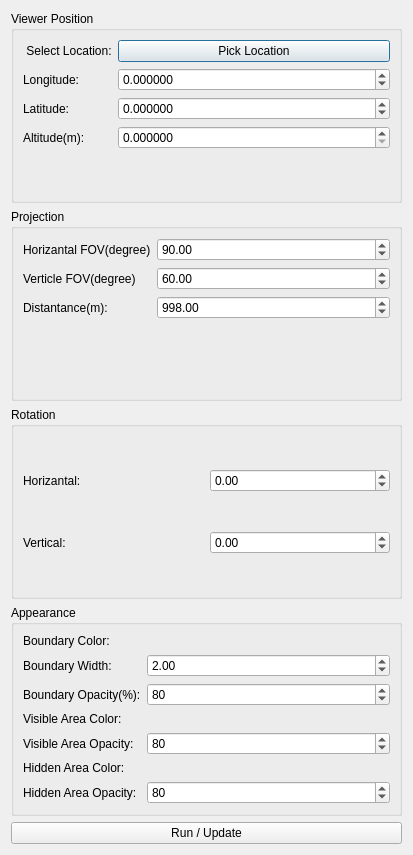
<?xml version="1.0" encoding="UTF-8"?>
<ui version="4.0">
 <class>ViewshedAnalysis</class>
 <widget class="QDialog" name="ViewshedAnalysis">
  <property name="geometry">
   <rect>
    <x>0</x>
    <y>0</y>
    <width>413</width>
    <height>855</height>
   </rect>
  </property>
  <property name="windowTitle">
   <string>Viewshed Analysis</string>
  </property>
  <layout class="QVBoxLayout" name="verticalLayout">
   <item>
    <widget class="QGroupBox" name="groupBox">
     <property name="title">
      <string>Viewer Position</string>
     </property>
     <layout class="QFormLayout" name="formLayout">
      <item row="0" column="0">
       <widget class="QLabel" name="label">
        <property name="text">
         <string> Select Location:</string>
        </property>
       </widget>
      </item>
      <item row="0" column="1">
       <widget class="QPushButton" name="pb_pickLocation">
        <property name="text">
         <string>Pick Location</string>
        </property>
       </widget>
      </item>
      <item row="1" column="0">
       <widget class="QLabel" name="label_3">
        <property name="text">
         <string>Longitude:</string>
        </property>
       </widget>
      </item>
      <item row="1" column="1">
       <widget class="QDoubleSpinBox" name="sb_longitude">
        <property name="decimals">
         <number>6</number>
        </property>
        <property name="minimum">
         <double>-180.000000000000000</double>
        </property>
        <property name="maximum">
         <double>180.000000000000000</double>
        </property>
        <property name="singleStep">
         <double>0.001000000000000</double>
        </property>
       </widget>
      </item>
      <item row="2" column="0">
       <widget class="QLabel" name="label_2">
        <property name="text">
         <string>Latitude:</string>
        </property>
       </widget>
      </item>
      <item row="2" column="1">
       <widget class="QDoubleSpinBox" name="sb_latitude">
        <property name="decimals">
         <number>6</number>
        </property>
        <property name="minimum">
         <double>-180.000000000000000</double>
        </property>
        <property name="maximum">
         <double>180.000000000000000</double>
        </property>
        <property name="singleStep">
         <double>0.001000000000000</double>
        </property>
       </widget>
      </item>
      <item row="3" column="0">
       <widget class="QLabel" name="label_4">
        <property name="text">
         <string>Altitude(m):</string>
        </property>
       </widget>
      </item>
      <item row="3" column="1">
       <widget class="QDoubleSpinBox" name="sb_altitude">
        <property name="decimals">
         <number>6</number>
        </property>
        <property name="minimum">
         <double>0.000000000000000</double>
        </property>
        <property name="maximum">
         <double>99999999999999997748809823456034029568.000000000000000</double>
        </property>
        <property name="singleStep">
         <double>50.000000000000000</double>
        </property>
       </widget>
      </item>
     </layout>
    </widget>
   </item>
   <item>
    <widget class="QGroupBox" name="groupBox_4">
     <property name="title">
      <string>Projection</string>
     </property>
     <layout class="QFormLayout" name="formLayout_4">
      <item row="0" column="0">
       <widget class="QLabel" name="label_hfov">
        <property name="text">
         <string>Horizantal FOV(degree)</string>
        </property>
       </widget>
      </item>
      <item row="0" column="1">
       <widget class="QDoubleSpinBox" name="sb_horizantalAngle">
        <property name="minimum">
         <double>0.000000000000000</double>
        </property>
        <property name="maximum">
         <double>180.000000000000000</double>
        </property>
        <property name="singleStep">
         <double>5.000000000000000</double>
        </property>
        <property name="value">
         <double>90.000000000000000</double>
        </property>
       </widget>
      </item>
      <item row="1" column="0">
       <widget class="QLabel" name="label_vfov">
        <property name="text">
         <string>Verticle FOV(degree)</string>
        </property>
       </widget>
      </item>
      <item row="1" column="1">
       <widget class="QDoubleSpinBox" name="sb_verticleAngle">
        <property name="minimum">
         <double>-180.000000000000000</double>
        </property>
        <property name="maximum">
         <double>180.000000000000000</double>
        </property>
        <property name="singleStep">
         <double>5.000000000000000</double>
        </property>
        <property name="value">
         <double>60.000000000000000</double>
        </property>
       </widget>
      </item>
      <item row="2" column="0">
       <widget class="QLabel" name="label_9">
        <property name="text">
         <string>Distantance(m):</string>
        </property>
       </widget>
      </item>
      <item row="2" column="1">
       <widget class="QDoubleSpinBox" name="sb_distance">
        <property name="minimum">
         <double>10.000000000000000</double>
        </property>
        <property name="maximum">
         <double>100000.000000000000000</double>
        </property>
        <property name="singleStep">
         <double>100.000000000000000</double>
        </property>
        <property name="value">
         <double>998.000000000000000</double>
        </property>
       </widget>
      </item>
     </layout>
    </widget>
   </item>
   <item>
    <widget class="QGroupBox" name="groupBox_2">
     <property name="title">
      <string>Rotation</string>
     </property>
     <layout class="QVBoxLayout" name="verticalLayout_2">
      <item>
       <layout class="QHBoxLayout" name="horizontalLayout_2">
        <item>
         <widget class="QLabel" name="label_roll">
          <property name="text">
           <string>Horizantal:</string>
          </property>
         </widget>
        </item>
        <item>
         <widget class="QDoubleSpinBox" name="sb_xRotation">
          <property name="minimum">
           <double>-360.000000000000000</double>
          </property>
          <property name="maximum">
           <double>360.000000000000000</double>
          </property>
          <property name="singleStep">
           <double>10.000000000000000</double>
          </property>
          <property name="value">
           <double>0.000000000000000</double>
          </property>
         </widget>
        </item>
       </layout>
      </item>
      <item>
       <layout class="QHBoxLayout" name="horizontalLayout">
        <item>
         <widget class="QLabel" name="label_pitch">
          <property name="text">
           <string>Vertical:</string>
          </property>
         </widget>
        </item>
        <item>
         <widget class="QDoubleSpinBox" name="sb_yRotation">
          <property name="minimum">
           <double>-90.000000000000000</double>
          </property>
          <property name="maximum">
           <double>90.000000000000000</double>
          </property>
          <property name="singleStep">
           <double>10.000000000000000</double>
          </property>
         </widget>
        </item>
       </layout>
      </item>
     </layout>
    </widget>
   </item>
   <item>
    <widget class="QGroupBox" name="groupBox_3">
     <property name="title">
      <string>Appearance</string>
     </property>
     <layout class="QFormLayout" name="formLayout_3">
      <item row="0" column="0">
       <widget class="QLabel" name="label_bColor">
        <property name="text">
         <string>Boundary Color:</string>
        </property>
       </widget>
      </item>
      <item row="1" column="0">
       <widget class="QLabel" name="label_bWidth">
        <property name="text">
         <string>Boundary Width:</string>
        </property>
       </widget>
      </item>
      <item row="2" column="0">
       <widget class="QLabel" name="label_bOpacity">
        <property name="text">
         <string>Boundary Opacity(%):</string>
        </property>
       </widget>
      </item>
      <item row="3" column="0">
       <widget class="QLabel" name="label_13">
        <property name="text">
         <string>Visible Area Color:</string>
        </property>
       </widget>
      </item>
      <item row="4" column="0">
       <widget class="QLabel" name="label_14">
        <property name="text">
         <string>Visible Area Opacity:</string>
        </property>
       </widget>
      </item>
      <item row="5" column="0">
       <widget class="QLabel" name="label_15">
        <property name="text">
         <string>Hidden Area Color:</string>
        </property>
       </widget>
      </item>
      <item row="6" column="0">
       <widget class="QLabel" name="label_17">
        <property name="text">
         <string>Hidden Area Opacity:</string>
        </property>
       </widget>
      </item>
      <item row="3" column="1">
       <layout class="QVBoxLayout" name="vl_visibleAreaColor">
        <property name="spacing">
         <number>0</number>
        </property>
       </layout>
      </item>
      <item row="5" column="1">
       <layout class="QVBoxLayout" name="vl_hiddenAreaColor">
        <property name="spacing">
         <number>0</number>
        </property>
       </layout>
      </item>
      <item row="0" column="1">
       <layout class="QVBoxLayout" name="vl_boundaryColor">
        <property name="spacing">
         <number>0</number>
        </property>
       </layout>
      </item>
      <item row="1" column="1">
       <widget class="QDoubleSpinBox" name="sb_boundaryLineWidth">
        <property name="minimum">
         <double>1.000000000000000</double>
        </property>
        <property name="maximum">
         <double>10.000000000000000</double>
        </property>
        <property name="singleStep">
         <double>0.500000000000000</double>
        </property>
        <property name="value">
         <double>2.000000000000000</double>
        </property>
       </widget>
      </item>
      <item row="2" column="1">
       <widget class="QSpinBox" name="sb_boundarylineOpacity">
        <property name="minimum">
         <number>0</number>
        </property>
        <property name="maximum">
         <number>100</number>
        </property>
        <property name="value">
         <number>80</number>
        </property>
       </widget>
      </item>
      <item row="4" column="1">
       <widget class="QSpinBox" name="sb_visibleAreaOpacity">
        <property name="minimum">
         <number>0</number>
        </property>
        <property name="maximum">
         <number>100</number>
        </property>
        <property name="value">
         <number>80</number>
        </property>
       </widget>
      </item>
      <item row="6" column="1">
       <widget class="QSpinBox" name="sb_hiddenAreaOpacity">
        <property name="minimum">
         <number>0</number>
        </property>
        <property name="maximum">
         <number>100</number>
        </property>
        <property name="value">
         <number>80</number>
        </property>
       </widget>
      </item>
     </layout>
    </widget>
   </item>
   <item>
    <widget class="QPushButton" name="pb_runORupdate">
     <property name="text">
      <string>Run / Update</string>
     </property>
    </widget>
   </item>
  </layout>
 </widget>
 <resources/>
 <connections/>
</ui>
